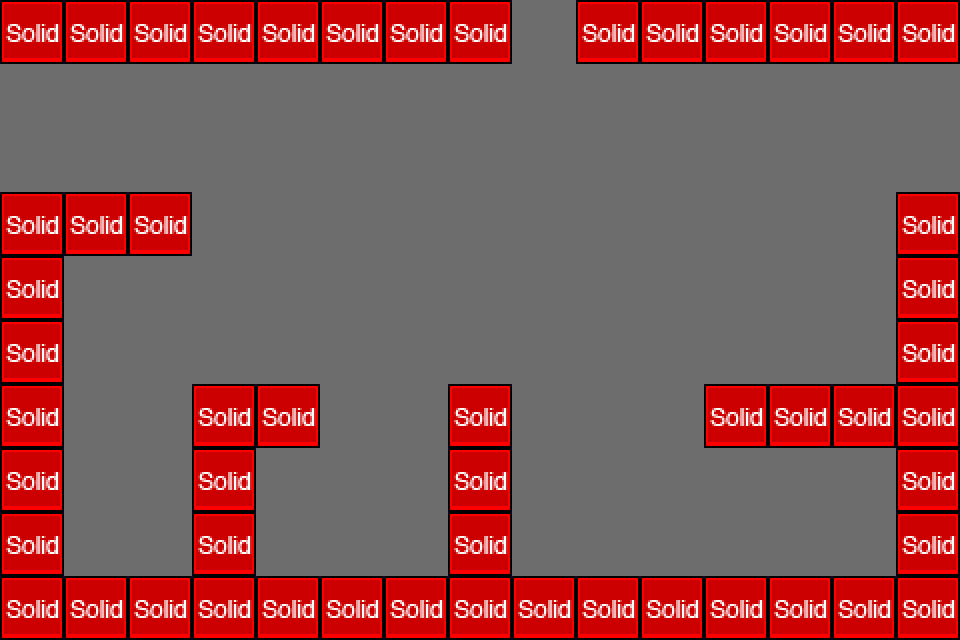

This game map was drawn from its Tiled (.tmx) file and the tilesets committed beside it. A one-line description and the trimmed map source follow:
An orthogonal 15x10 tile map with 64x64 px tiles, 2 tile layers (foreground, collision), 2 tilesets and 14 objects (4x Bomb, 3x Coin, 2x Down, 2x Up, Rock, ...).

<map version="1.0" orientation="orthogonal" width="15" height="10" tilewidth="64" tileheight="64" backgroundcolor="#6d6d6d">
 <properties>
  <property name="gravity" value="up" />
 </properties>
 <tileset firstgid="1" name="sand" tilewidth="64" tileheight="64">
  <image source="../img/map/sand-tiles-64x64.png" width="256" height="320" />
 </tileset>
 <tileset firstgid="21" name="metatiles" tilewidth="64" tileheight="64">
  <image source="../img/map/metatiles-64x64.png" width="320" height="64" />
  <tile id="0">
   <properties>
    <property name="type" value="solid" />
   </properties>
  </tile>
  <tile id="1">
   <properties>
    <property name="type" value="plataform" />
   </properties>
  </tile>
  <tile id="2">
   <properties>
    <property name="type" value="lslope" />
   </properties>
  </tile>
  <tile id="3">
   <properties>
    <property name="type" value="rslope" />
   </properties>
  </tile>
  <tile id="4">
   <properties>
    <property name="type" value="ladder" />
   </properties>
  </tile>
 </tileset>
 <imagelayer name="background" width="15" height="10">
  <image source="background01" />
 </imagelayer>
 <imagelayer name="foreground" width="15" height="10">
  <image source="foreground01" />
 </imagelayer>
 <layer name="foreground" width="15" height="10">
  <data>[150 cells, 51 non-empty, 19 distinct tile ids]</data>
 </layer>
 <layer name="collision" width="15" height="10">
  <data>[150 cells, 53 non-empty, 1 distinct tile ids]</data>
 </layer>
 <objectgroup name="objects" width="15" height="10">
  <object name="Rock" x="0" y="64" width="58" height="101">
   <properties>
    <property name="image" value="player-96x102" />
    <property name="spriteheight" value="102" />
    <property name="spritewidth" value="96" />
   </properties>
  </object>
  <object name="Arrow" x="944" y="64" width="13" height="128">
   <properties>
    <property name="to" value="stage-01.11" />
   </properties>
  </object>
  <object name="Detonator" x="384" y="64" width="64" height="64" />
  <object name="Bomb" x="896" y="128" width="64" height="64" />
  <object name="Bomb" x="896" y="64" width="64" height="64" />
  <object name="Down" x="256" y="64" width="64" height="64" />
  <object name="Coin" x="768" y="448" width="64" height="64" />
  <object name="Coin" x="640" y="448" width="64" height="64" />
  <object name="Bomb" x="704" y="448" width="64" height="64" />
  <object name="Bomb" x="704" y="512" width="64" height="64" />
  <object name="Up" x="832" y="448" width="64" height="64" />
  <object name="Coin" x="640" y="512" width="64" height="64" />
  <object name="Up" x="64" y="256" width="64" height="64" />
  <object name="Down" x="768" y="64" width="64" height="64" />
 </objectgroup>
</map>
